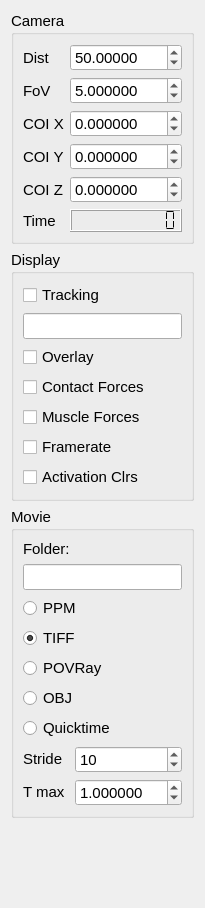
       <widget class="QWidget" name="scrollAreaWidgetContents_3">
        <property name="geometry">
         <rect>
          <x>0</x>
          <y>0</y>
          <width>205</width>
          <height>908</height>
         </rect>
        </property>
        <layout class="QGridLayout" name="gridLayout_10">
         <item row="0" column="0">
          <widget class="QGroupBox" name="groupBoxCamera">
           <property name="font">
            <font>
             <pointsize>11</pointsize>
            </font>
           </property>
           <property name="title">
            <string>Camera</string>
           </property>
           <layout class="QGridLayout" name="gridLayout">
            <item row="0" column="0">
             <widget class="QLabel" name="label_5">
              <property name="font">
               <font>
                <pointsize>11</pointsize>
               </font>
              </property>
              <property name="text">
               <string>Dist</string>
              </property>
             </widget>
            </item>
            <item row="0" column="1">
             <widget class="QDoubleSpinBox" name="doubleSpinBoxDistance">
              <property name="sizePolicy">
               <sizepolicy hsizetype="Preferred" vsizetype="Fixed">
                <horstretch>0</horstretch>
                <verstretch>0</verstretch>
               </sizepolicy>
              </property>
              <property name="mouseTracking">
               <bool>true</bool>
              </property>
              <property name="focusPolicy">
               <enum>Qt::WheelFocus</enum>
              </property>
              <property name="toolTip">
               <string>Distance of the viewpoint from the centre of view</string>
              </property>
              <property name="statusTip">
               <string>View distance</string>
              </property>
              <property name="decimals">
               <number>5</number>
              </property>
              <property name="maximum">
               <double>999.000000000000000</double>
              </property>
              <property name="value">
               <double>50.000000000000000</double>
              </property>
             </widget>
            </item>
            <item row="1" column="0">
             <widget class="QLabel" name="label_6">
              <property name="font">
               <font>
                <pointsize>11</pointsize>
               </font>
              </property>
              <property name="text">
               <string>FoV</string>
              </property>
             </widget>
            </item>
            <item row="1" column="1">
             <widget class="QDoubleSpinBox" name="doubleSpinBoxFoV">
              <property name="sizePolicy">
               <sizepolicy hsizetype="Preferred" vsizetype="Fixed">
                <horstretch>0</horstretch>
                <verstretch>0</verstretch>
               </sizepolicy>
              </property>
              <property name="mouseTracking">
               <bool>true</bool>
              </property>
              <property name="toolTip">
               <string>Field of view in degrees</string>
              </property>
              <property name="statusTip">
               <string>Field of view</string>
              </property>
              <property name="decimals">
               <number>6</number>
              </property>
              <property name="minimum">
               <double>0.010000000000000</double>
              </property>
              <property name="maximum">
               <double>999.000000000000000</double>
              </property>
              <property name="singleStep">
               <double>0.100000000000000</double>
              </property>
              <property name="value">
               <double>5.000000000000000</double>
              </property>
             </widget>
            </item>
            <item row="2" column="0">
             <widget class="QLabel" name="label_7">
              <property name="font">
               <font>
                <pointsize>11</pointsize>
               </font>
              </property>
              <property name="text">
               <string>COI X</string>
              </property>
             </widget>
            </item>
            <item row="2" column="1">
             <widget class="QDoubleSpinBox" name="doubleSpinBoxCOIX">
              <property name="sizePolicy">
               <sizepolicy hsizetype="Preferred" vsizetype="Fixed">
                <horstretch>0</horstretch>
                <verstretch>0</verstretch>
               </sizepolicy>
              </property>
              <property name="mouseTracking">
               <bool>true</bool>
              </property>
              <property name="toolTip">
               <string>Centre of interest (x coordinate)</string>
              </property>
              <property name="statusTip">
               <string>COI X</string>
              </property>
              <property name="decimals">
               <number>6</number>
              </property>
              <property name="minimum">
               <double>-999.000000000000000</double>
              </property>
              <property name="maximum">
               <double>999.000000000000000</double>
              </property>
              <property name="singleStep">
               <double>0.100000000000000</double>
              </property>
             </widget>
            </item>
            <item row="3" column="0">
             <widget class="QLabel" name="label_8">
              <property name="font">
               <font>
                <pointsize>11</pointsize>
               </font>
              </property>
              <property name="text">
               <string>COI Y</string>
              </property>
             </widget>
            </item>
            <item row="3" column="1">
             <widget class="QDoubleSpinBox" name="doubleSpinBoxCOIY">
              <property name="sizePolicy">
               <sizepolicy hsizetype="Preferred" vsizetype="Fixed">
                <horstretch>0</horstretch>
                <verstretch>0</verstretch>
               </sizepolicy>
              </property>
              <property name="mouseTracking">
               <bool>true</bool>
              </property>
              <property name="toolTip">
               <string>Centre of interest (y coordinate)</string>
              </property>
              <property name="statusTip">
               <string>COI Y</string>
              </property>
              <property name="decimals">
               <number>6</number>
              </property>
              <property name="minimum">
               <double>-999.000000000000000</double>
              </property>
              <property name="maximum">
               <double>999.000000000000000</double>
              </property>
              <property name="singleStep">
               <double>0.100000000000000</double>
              </property>
             </widget>
            </item>
            <item row="4" column="0">
             <widget class="QLabel" name="label_9">
              <property name="font">
               <font>
                <pointsize>11</pointsize>
               </font>
              </property>
              <property name="text">
               <string>COI Z</string>
              </property>
             </widget>
            </item>
            <item row="4" column="1">
             <widget class="QDoubleSpinBox" name="doubleSpinBoxCOIZ">
              <property name="sizePolicy">
               <sizepolicy hsizetype="Preferred" vsizetype="Fixed">
                <horstretch>0</horstretch>
                <verstretch>0</verstretch>
               </sizepolicy>
              </property>
              <property name="mouseTracking">
               <bool>true</bool>
              </property>
              <property name="toolTip">
               <string>Centre of interest (x coordinate)</string>
              </property>
              <property name="statusTip">
               <string>COI Z</string>
              </property>
              <property name="decimals">
               <number>6</number>
              </property>
              <property name="minimum">
               <double>-999.000000000000000</double>
              </property>
              <property name="maximum">
               <double>999.000000000000000</double>
              </property>
              <property name="singleStep">
               <double>0.100000000000000</double>
              </property>
             </widget>
            </item>
            <item row="5" column="0">
             <widget class="QLabel" name="label_13">
              <property name="font">
               <font>
                <pointsize>11</pointsize>
               </font>
              </property>
              <property name="text">
               <string>Time</string>
              </property>
             </widget>
            </item>
            <item row="5" column="1">
             <widget class="QLCDNumber" name="lcdNumberTime">
              <property name="sizePolicy">
               <sizepolicy hsizetype="Preferred" vsizetype="Fixed">
                <horstretch>0</horstretch>
                <verstretch>0</verstretch>
               </sizepolicy>
              </property>
              <property name="toolTip">
               <string>Simulation time</string>
              </property>
              <property name="smallDecimalPoint">
               <bool>false</bool>
              </property>
              <property name="digitCount">
               <number>10</number>
              </property>
              <property name="segmentStyle">
               <enum>QLCDNumber::Flat</enum>
              </property>
             </widget>
            </item>
           </layout>
          </widget>
         </item>
         <item row="1" column="0">
          <widget class="QGroupBox" name="groupBoxDisplay">
           <property name="font">
            <font>
             <pointsize>11</pointsize>
            </font>
           </property>
           <property name="title">
            <string>Display</string>
           </property>
           <layout class="QGridLayout" name="gridLayout_2">
            <item row="0" column="0">
             <widget class="QCheckBox" name="checkBoxTracking">
              <property name="sizePolicy">
               <sizepolicy hsizetype="Preferred" vsizetype="Fixed">
                <horstretch>0</horstretch>
                <verstretch>0</verstretch>
               </sizepolicy>
              </property>
              <property name="font">
               <font>
                <pointsize>11</pointsize>
               </font>
              </property>
              <property name="toolTip">
               <string>Move the centre of interest and camera with simulation</string>
              </property>
              <property name="statusTip">
               <string>Track the simulation</string>
              </property>
              <property name="text">
               <string>Tracking</string>
              </property>
             </widget>
            </item>
            <item row="1" column="0">
             <widget class="QLineEdit" name="lineEditTrackingOffset">
              <property name="sizePolicy">
               <sizepolicy hsizetype="Preferred" vsizetype="Fixed">
                <horstretch>0</horstretch>
                <verstretch>0</verstretch>
               </sizepolicy>
              </property>
              <property name="font">
               <font>
                <pointsize>11</pointsize>
               </font>
              </property>
              <property name="toolTip">
               <string>Tracking offset: use to centre tracked display</string>
              </property>
              <property name="statusTip">
               <string>Tracking Offset</string>
              </property>
             </widget>
            </item>
            <item row="3" column="0">
             <widget class="QCheckBox" name="checkBoxContactForce">
              <property name="sizePolicy">
               <sizepolicy hsizetype="Preferred" vsizetype="Fixed">
                <horstretch>0</horstretch>
                <verstretch>0</verstretch>
               </sizepolicy>
              </property>
              <property name="font">
               <font>
                <pointsize>11</pointsize>
               </font>
              </property>
              <property name="toolTip">
               <string>Display contact forces on the simulation</string>
              </property>
              <property name="statusTip">
               <string>Display contact forces</string>
              </property>
              <property name="text">
               <string>Contact Forces</string>
              </property>
             </widget>
            </item>
            <item row="2" column="0">
             <widget class="QCheckBox" name="checkBoxOverlay">
              <property name="sizePolicy">
               <sizepolicy hsizetype="Preferred" vsizetype="Fixed">
                <horstretch>0</horstretch>
                <verstretch>0</verstretch>
               </sizepolicy>
              </property>
              <property name="font">
               <font>
                <pointsize>11</pointsize>
               </font>
              </property>
              <property name="toolTip">
               <string>Produce and overlay image by disabling clear</string>
              </property>
              <property name="statusTip">
               <string>Overlay images</string>
              </property>
              <property name="text">
               <string>Overlay</string>
              </property>
             </widget>
            </item>
            <item row="4" column="0">
             <widget class="QCheckBox" name="checkBoxMuscleForce">
              <property name="sizePolicy">
               <sizepolicy hsizetype="Preferred" vsizetype="Fixed">
                <horstretch>0</horstretch>
                <verstretch>0</verstretch>
               </sizepolicy>
              </property>
              <property name="font">
               <font>
                <pointsize>11</pointsize>
               </font>
              </property>
              <property name="toolTip">
               <string>Display muscle forces on the simulation</string>
              </property>
              <property name="statusTip">
               <string>Display muscle forces</string>
              </property>
              <property name="text">
               <string>Muscle Forces</string>
              </property>
             </widget>
            </item>
            <item row="5" column="0">
             <widget class="QCheckBox" name="checkBoxFramerate">
              <property name="sizePolicy">
               <sizepolicy hsizetype="Preferred" vsizetype="Fixed">
                <horstretch>0</horstretch>
                <verstretch>0</verstretch>
               </sizepolicy>
              </property>
              <property name="font">
               <font>
                <pointsize>11</pointsize>
               </font>
              </property>
              <property name="toolTip">
               <string>Display the framerate on the display</string>
              </property>
              <property name="statusTip">
               <string>Display framerate</string>
              </property>
              <property name="text">
               <string>Framerate</string>
              </property>
             </widget>
            </item>
            <item row="6" column="0">
             <widget class="QCheckBox" name="checkBoxActivationColours">
              <property name="sizePolicy">
               <sizepolicy hsizetype="Preferred" vsizetype="Fixed">
                <horstretch>0</horstretch>
                <verstretch>0</verstretch>
               </sizepolicy>
              </property>
              <property name="font">
               <font>
                <pointsize>11</pointsize>
               </font>
              </property>
              <property name="toolTip">
               <string>Display colours representing the activation level of the muscle</string>
              </property>
              <property name="statusTip">
               <string>Colour muscles to show activation</string>
              </property>
              <property name="text">
               <string>Activation Clrs</string>
              </property>
             </widget>
            </item>
           </layout>
          </widget>
         </item>
         <item row="2" column="0">
          <widget class="QGroupBox" name="groupBoxMovie">
           <property name="font">
            <font>
             <pointsize>11</pointsize>
            </font>
           </property>
           <property name="title">
            <string>Movie</string>
           </property>
           <layout class="QGridLayout" name="gridLayout_3">
            <item row="0" column="0" colspan="2">
             <widget class="QLabel" name="label_10">
              <property name="sizePolicy">
               <sizepolicy hsizetype="Preferred" vsizetype="Fixed">
                <horstretch>0</horstretch>
                <verstretch>0</verstretch>
               </sizepolicy>
              </property>
              <property name="font">
               <font>
                <pointsize>11</pointsize>
               </font>
              </property>
              <property name="text">
               <string>Folder:</string>
              </property>
             </widget>
            </item>
            <item row="1" column="0" colspan="2">
             <widget class="QLineEdit" name="lineEditMovieFolder">
              <property name="sizePolicy">
               <sizepolicy hsizetype="Preferred" vsizetype="Fixed">
                <horstretch>0</horstretch>
                <verstretch>0</verstretch>
               </sizepolicy>
              </property>
              <property name="toolTip">
               <string>Set the folder is where movie stills are saved</string>
              </property>
              <property name="statusTip">
               <string>Movie folder</string>
              </property>
             </widget>
            </item>
            <item row="3" column="0" colspan="2">
             <widget class="QRadioButton" name="radioButtonTIFF">
              <property name="sizePolicy">
               <sizepolicy hsizetype="Preferred" vsizetype="Fixed">
                <horstretch>0</horstretch>
                <verstretch>0</verstretch>
               </sizepolicy>
              </property>
              <property name="font">
               <font>
                <pointsize>11</pointsize>
               </font>
              </property>
              <property name="toolTip">
               <string>Use TIFF Format for movie stills</string>
              </property>
              <property name="statusTip">
               <string>TIFF Format</string>
              </property>
              <property name="text">
               <string>TIFF</string>
              </property>
              <property name="checked">
               <bool>true</bool>
              </property>
             </widget>
            </item>
            <item row="2" column="0" colspan="2">
             <widget class="QRadioButton" name="radioButtonPPM">
              <property name="sizePolicy">
               <sizepolicy hsizetype="Preferred" vsizetype="Fixed">
                <horstretch>0</horstretch>
                <verstretch>0</verstretch>
               </sizepolicy>
              </property>
              <property name="font">
               <font>
                <pointsize>11</pointsize>
               </font>
              </property>
              <property name="toolTip">
               <string>Use Portable Pixmap Format for movie stills</string>
              </property>
              <property name="statusTip">
               <string>Portable Pixmap Format</string>
              </property>
              <property name="text">
               <string>PPM</string>
              </property>
             </widget>
            </item>
            <item row="4" column="0" colspan="2">
             <widget class="QRadioButton" name="radioButtonPOVRay">
              <property name="sizePolicy">
               <sizepolicy hsizetype="Preferred" vsizetype="Fixed">
                <horstretch>0</horstretch>
                <verstretch>0</verstretch>
               </sizepolicy>
              </property>
              <property name="font">
               <font>
                <pointsize>11</pointsize>
               </font>
              </property>
              <property name="toolTip">
               <string>Use POVRay Ray-Tracing Format for movie stills</string>
              </property>
              <property name="statusTip">
               <string>POVRay Format</string>
              </property>
              <property name="text">
               <string>POVRay</string>
              </property>
             </widget>
            </item>
            <item row="5" column="0" colspan="2">
             <widget class="QRadioButton" name="radioButtonOBJ">
              <property name="sizePolicy">
               <sizepolicy hsizetype="Preferred" vsizetype="Fixed">
                <horstretch>0</horstretch>
                <verstretch>0</verstretch>
               </sizepolicy>
              </property>
              <property name="font">
               <font>
                <pointsize>11</pointsize>
               </font>
              </property>
              <property name="toolTip">
               <string>Use Wavefront OBJ Format for movie stills</string>
              </property>
              <property name="statusTip">
               <string>Wavefront OBJ</string>
              </property>
              <property name="text">
               <string>OBJ</string>
              </property>
             </widget>
            </item>
            <item row="7" column="0">
             <widget class="QLabel" name="label_11">
              <property name="sizePolicy">
               <sizepolicy hsizetype="Preferred" vsizetype="Fixed">
                <horstretch>0</horstretch>
                <verstretch>0</verstretch>
               </sizepolicy>
              </property>
              <property name="font">
               <font>
                <pointsize>11</pointsize>
               </font>
              </property>
              <property name="text">
               <string>Stride</string>
              </property>
             </widget>
            </item>
            <item row="7" column="1">
             <widget class="QSpinBox" name="spinBoxSkip">
              <property name="sizePolicy">
               <sizepolicy hsizetype="Preferred" vsizetype="Fixed">
                <horstretch>0</horstretch>
                <verstretch>0</verstretch>
               </sizepolicy>
              </property>
              <property name="mouseTracking">
               <bool>true</bool>
              </property>
              <property name="toolTip">
               <string>Set the frequecy of screen update for the simulation</string>
              </property>
              <property name="statusTip">
               <string>Integration steps per screen step</string>
              </property>
              <property name="minimum">
               <number>1</number>
              </property>
              <property name="maximum">
               <number>999999</number>
              </property>
              <property name="value">
               <number>10</number>
              </property>
             </widget>
            </item>
            <item row="8" column="0">
             <widget class="QLabel" name="label_12">
              <property name="sizePolicy">
               <sizepolicy hsizetype="Preferred" vsizetype="Fixed">
                <horstretch>0</horstretch>
                <verstretch>0</verstretch>
               </sizepolicy>
              </property>
              <property name="font">
               <font>
                <pointsize>11</pointsize>
               </font>
              </property>
              <property name="text">
               <string>T max</string>
              </property>
             </widget>
            </item>
            <item row="8" column="1">
             <widget class="QDoubleSpinBox" name="doubleSpinBoxTimeMax">
              <property name="sizePolicy">
               <sizepolicy hsizetype="Preferred" vsizetype="Fixed">
                <horstretch>0</horstretch>
                <verstretch>0</verstretch>
               </sizepolicy>
              </property>
              <property name="mouseTracking">
               <bool>true</bool>
              </property>
              <property name="toolTip">
               <string>Set the simulation time limit</string>
              </property>
              <property name="statusTip">
               <string>Simulation time limit</string>
              </property>
              <property name="decimals">
               <number>6</number>
              </property>
              <property name="maximum">
               <double>999.000000000000000</double>
              </property>
              <property name="singleStep">
               <double>0.100000000000000</double>
              </property>
              <property name="value">
               <double>1.000000000000000</double>
              </property>
             </widget>
            </item>
            <item row="6" column="0" colspan="2">
             <widget class="QRadioButton" name="radioButtonQuicktime">
              <property name="sizePolicy">
               <sizepolicy hsizetype="Preferred" vsizetype="Fixed">
                <horstretch>0</horstretch>
                <verstretch>0</verstretch>
               </sizepolicy>
              </property>
              <property name="font">
               <font>
                <pointsize>11</pointsize>
               </font>
              </property>
              <property name="toolTip">
               <string>Use Quicktime Format for complete movie</string>
              </property>
              <property name="statusTip">
               <string>Quicktime Format</string>
              </property>
              <property name="text">
               <string>Quicktime</string>
              </property>
              <property name="checked">
               <bool>false</bool>
              </property>
             </widget>
            </item>
           </layout>
          </widget>
         </item>
         <item row="3" column="0">
          <spacer name="verticalSpacer">
           <property name="orientation">
            <enum>Qt::Vertical</enum>
           </property>
           <property name="sizeHint" stdset="0">
            <size>
             <width>20</width>
             <height>40</height>
            </size>
           </property>
          </spacer>
         </item>
        </layout>
       </widget>
